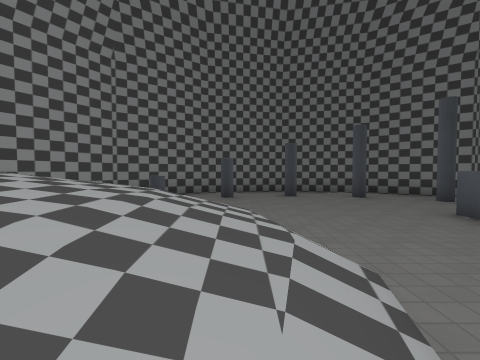
[1] (above)

12 first-person views from a walk through a level from a Godot 3-D game. The camera is 1.3 m above the floor, tilts 2° down and sees 90° across. Doors that lead somewhere are drawn open, without their leaves. The floor is counted in squares, 2 m on a side. Each view is taken from the middle of a square. On the plan, view 1 faces up. The plan holds only what a view shows up to about 9 squares ahead; the rest is blank. The place goes on beyond the plan. Some surface patterns are stand-ins.

[2]
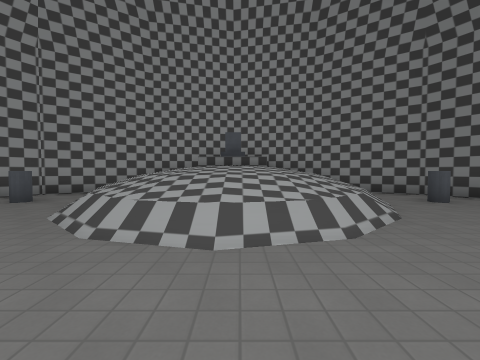

[3]
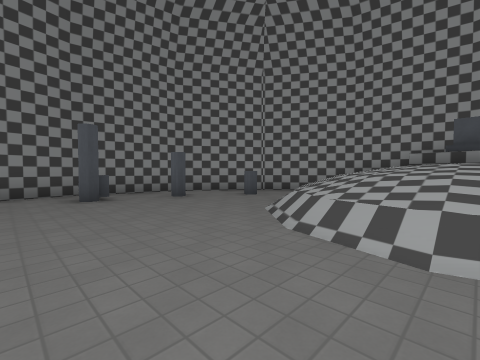

[4]
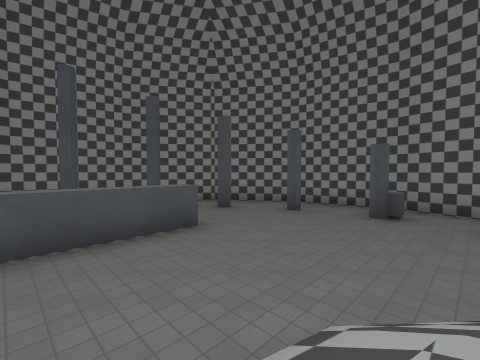

[5]
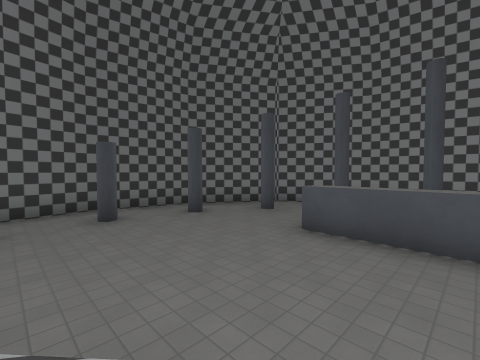

[6]
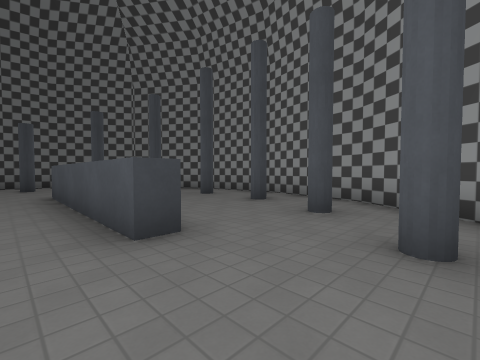

[7]
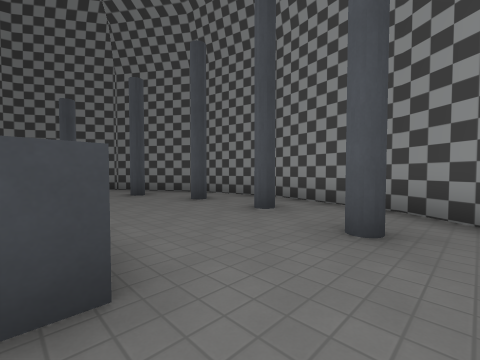

[8]
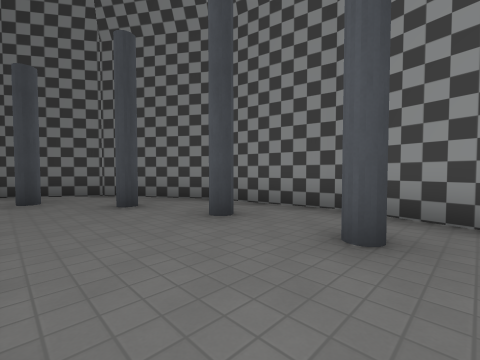

[9]
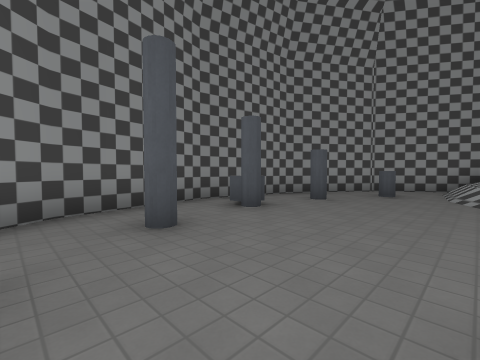

[10]
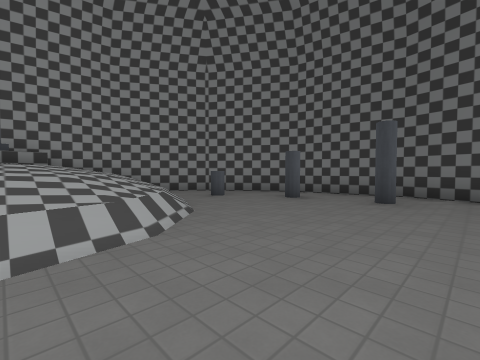

[11]
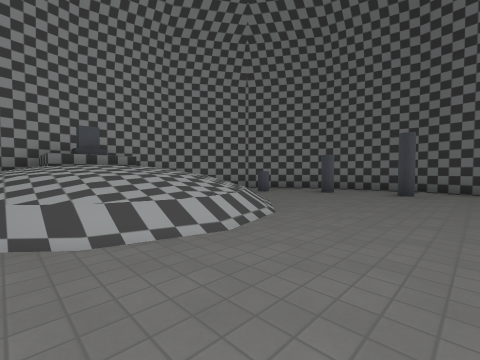

[12]
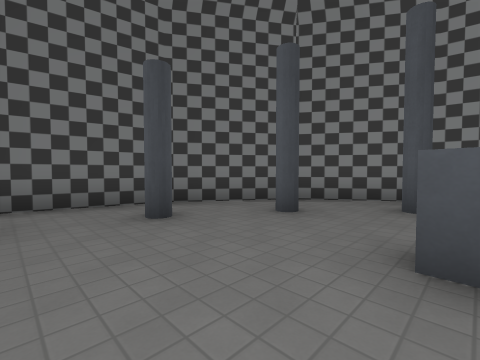

### Floor plan
Key: @ floor where view 1 was taken; # wall or solid block; . main floor; : floor 1.5 m higher than the main floor; / step, stairs or slope; = window, fence, low wall or low ledge.
Columns run from 6 left of view 1 to 9 right of it. Each row starts with its distance up from view 1.
 10       ####
  9    ####..####
  8   ##....#...##
  7  ##...#...#..##
  6  #..#......#..##
  5 ##  /........#.#
  4 #/  ///...#....#
  3 #  ////...#..#.#
  2 ## :////..#....#
  1 #==:////..#..#.#
  0 #/ ///@...#....#
 -1 #/////.......#.#
 -2 ##............##
 -3  ##.=.........#
 -4   ##....... ###
 -5    ##......#
 -6     ########

Where each view was taken, in squares from view 1:
view 1: 0 up, 0 right, facing up
view 2: 2 up, 3 right, facing left
view 3: 2 up, 3 right, facing down-left
view 4: 2 up, 0 right, facing down-right
view 5: 2 up, 0 right, facing up-right
view 6: 3 down, 3 right, facing up-right
view 7: 2 down, 4 right, facing up-right
view 8: 0 up, 5 right, facing up-right
view 9: 1 down, 5 right, facing down-left
view 10: 2 up, 3 right, facing up-left
view 11: 0 up, 3 right, facing up-left
view 12: 4 up, 2 right, facing up-right
